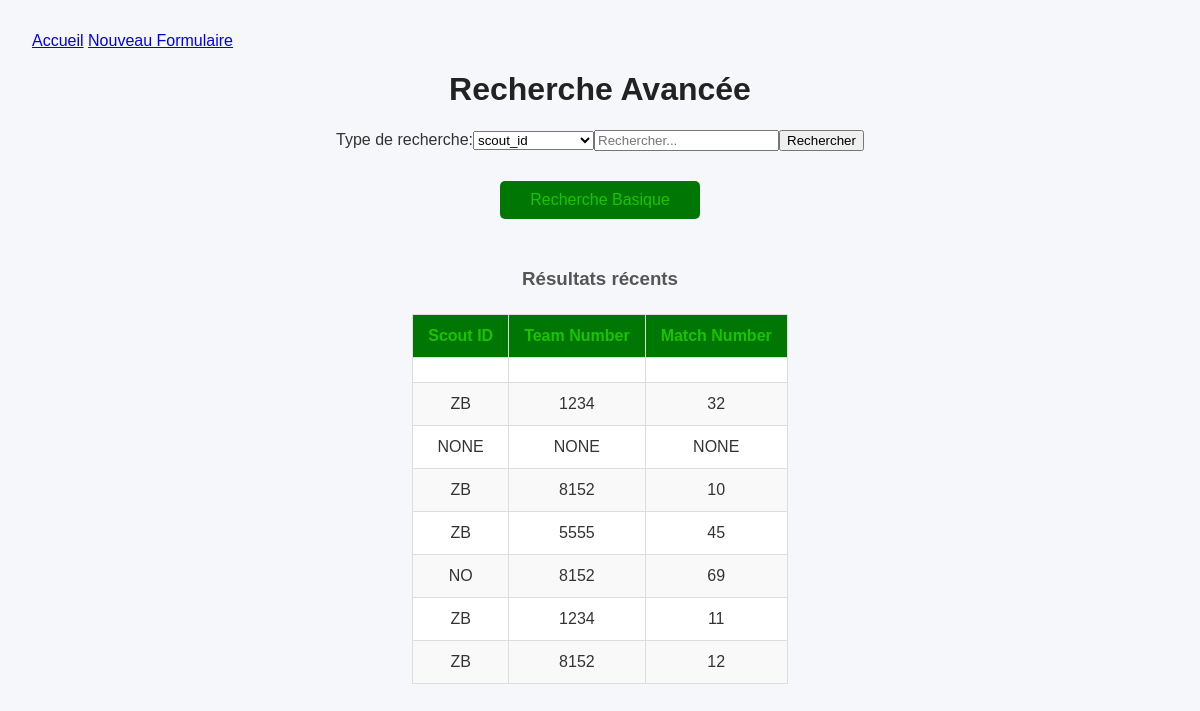
Screenshot of /advanced_results with the database file from the repository.
### tables this page shows
CREATE TABLE scouting_data (scout_data_id INTEGER PRIMARY KEY AUTOINCREMENT, match_id INTEGER, team_id INTEGER, scout_id INTEGER, auto_points INTEGER DEFAULT 0, teleop_points INTEGER DEFAULT 0, endgame_points INTEGER DEFAULT 0, penalties INTEGER DEFAULT 0, robot_status TEXT CHECK (robot_status IN ('working', 'damaged', 'disabled')), notes TEXT, timestamp TEXT DEFAULT (datetime('now')));

### webserver.py (the view)
@app.route('/advanced_results', methods=['GET', 'POST'])
def advanced_results(table='scouting_data'):
    columns = constants.all_scouting_data_columns
    data = database_manager.get_recent_data(table, 'scout_data_id', columns)
    search_types = constants.advanced_search_types
    return render_template('RDBMS_Templates/advanced_results.html', data=data, search_message='Résultats récents', search_types=search_types, columns=columns)

### database_manager.py (called while the page is built)
def get_connection():
    conn=sqlite3.connect(DB_NAME)
    conn.execute("PRAGMA foreign_keys = ON;")
    return conn

def get_recent_data(table, table_id, columns, limit=10):
    conn = get_connection()
    conn.row_factory = sqlite3.Row
    cursor = conn.cursor()
    if isinstance(columns, list):
        cursor.execute('SELECT {} FROM {} ORDER BY {} DESC'.format(', '.join(columns), table, table_id))
    elif isinstance(columns, str):
        cursor.execute('SELECT {} FROM {} ORDER BY {} DESC'.format(columns, table, table_id))
    else:
        cursor.execute('SELECT * FROM {} ORDER BY {} DESC'.format(table, table_id))
    rows = cursor.fetchmany(limit)
    conn.close()
    return rows

### templates/RDBMS_Templates/advanced_results.html (shortened to what this page needs)
<!DOCTYPE html>
<html>
    <head>
        <link rel="stylesheet" href="{{ url_for('static', filename='style/results.css') }}">
        <a href="/">Accueil</a>
        <a href="/scout_form">Nouveau Formulaire</a>
    </head>
    <body>
        <h1>Recherche Avancée</h1>
        <form method="POST" action="/advanced_search">
            <div class="search-bar-container">
                <div class="search-bar">
                    <label for="searchType">Type de recherche:</label>
                    <select id="advanced_searchType" name="searchType">
                        {% for s in search_types %}
                            <option value="{{ s.value }}">{{ s.value }}</option>
                        {% endfor %}
                    </select>
                    <input type="text" name="query" placeholder="Rechercher..." required>
                    <button type="submit">Rechercher</button>
                </div>
                <div class="advanced_search">
                    <a href="/basic_results">Recherche Basique</a>
                </div>
            </div>
        </form>
        <h3>{{ search_message }}</h3>
        <div class="tables-and-details">
            <div class="scrollable-table-container">
                <table>
                    <thead>
                        <tr>
                            <th>{{search_types[0].label}}</th>
                            <th>{{search_types[1].label}}</th>
                            <th>{{search_types[2].label}}</th>
                        </tr>
                    </thead>
                    <tbody>
                        {% for row in data %}
                        <tr class="result-row" id="row-{{ row[columns[0]] }}">
                            <td class="{{search_types[0].label}}">{{ row[columns[1]] }}</td>
                            <td class="{{search_types[1].label}}">{{ row[columns[2]] }}</td>
                            <td class="{{search_types[2].label}}">{{ row[columns[3]] }}</td>
                        </tr>
                        {% endfor %}
                    </tbody>
                </table>
            </div>
        </div>
    </body>
</html>

### static/style/results.css (style rules this page uses)
body { font-family: Arial, sans-serif; background-color: #f5f7fa; color: #333; margin: 0; padding: 2rem; }
.advanced_search { text-align: center; }
.scrollable-table-container { max-height: 500px; overflow-y: auto; z-index: 1; }
.advanced_search a { margin: 40px 0; display: inline-block; margin: 30px; padding: 10px 30px; background-color: #007704; color: rgba(51, 255, 0, 0.555); text-decoration: none; border-radius: 5px; }
h1 { text-align: center; color: #222; }
h3 { text-align: center; color: #555; margin-bottom: 1.5rem; }
table { border-collapse: collapse; box-shadow: 0 0 10px rgba(0, 0, 0, 0.1); background-color: white; }
th, td { padding: 12px 15px; border: 1px solid #ddd; text-align: center; }
th { background-color: #007704; color: rgba(51, 255, 0, 0.555); }
tr:nth-child(even) { background-color: #f9f9f9; }
.result-row { padding: 5px; text-transform: uppercase; cursor: pointer; }
.tables-and-details { position: relative; display: flex; justify-content: center; }
.search-bar { display: flex; justify-content: center; align-items: center; }

### rows the page displays
scouting_data: scout "ZB", team "1234", match "32"
scouting_data: row "NONE"
scouting_data: scout "ZB", team "8152", match "10"
scouting_data: scout "ZB", team "5555", match "45"
scouting_data: scout "NO", team "8152", match "69"
scouting_data: scout "ZB", team "1234", match "11"
scouting_data: scout "ZB", team "8152", match "12"

### other values shown
{{ search_message }} "Résultats récents"
{{ search_types[0].label }} "Scout ID"
{{ search_types[1].label }} "Team Number"
{{ search_types[2].label }} "Match Number"
form field searchType "scout_id"
